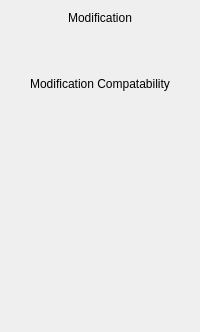
         <widget class="QWidget" name="modTab">
          <attribute name="title">
           <string>Modification</string>
          </attribute>
          <layout class="QVBoxLayout" name="verticalLayout">
           <item>
            <widget class="QLabel" name="modLabel">
             <property name="text">
              <string>Modification</string>
             </property>
             <property name="alignment">
              <set>Qt::AlignCenter</set>
             </property>
            </widget>
           </item>
           <item>
            <layout class="QHBoxLayout" name="_7">
             <item>
              <widget class="QLabel" name="modType">
               <property name="textInteractionFlags">
                <set>Qt::LinksAccessibleByMouse|Qt::TextSelectableByMouse</set>
               </property>
              </widget>
             </item>
             <item>
              <widget class="QLabel" name="modLevel">
               <property name="textInteractionFlags">
                <set>Qt::LinksAccessibleByMouse|Qt::TextSelectableByMouse</set>
               </property>
              </widget>
             </item>
             <item>
              <spacer name="horizontalSpacer">
               <property name="orientation">
                <enum>Qt::Horizontal</enum>
               </property>
               <property name="sizeHint" stdset="0">
                <size>
                 <width>40</width>
                 <height>20</height>
                </size>
               </property>
              </spacer>
             </item>
            </layout>
           </item>
           <item>
            <widget class="QLabel" name="modDesc">
             <property name="textInteractionFlags">
              <set>Qt::LinksAccessibleByMouse|Qt::TextSelectableByMouse</set>
             </property>
            </widget>
           </item>
           <item>
            <widget class="QLabel" name="modCompatLabel">
             <property name="text">
              <string>Modification Compatability</string>
             </property>
             <property name="alignment">
              <set>Qt::AlignCenter</set>
             </property>
            </widget>
           </item>
           <item>
            <layout class="QHBoxLayout" name="_8">
             <item>
              <widget class="QLabel" name="modCompat">
               <property name="textInteractionFlags">
                <set>Qt::LinksAccessibleByMouse|Qt::TextSelectableByMouse</set>
               </property>
              </widget>
             </item>
             <item>
              <widget class="QLabel" name="modSlot">
               <property name="textInteractionFlags">
                <set>Qt::LinksAccessibleByMouse|Qt::TextSelectableByMouse</set>
               </property>
              </widget>
             </item>
             <item>
              <spacer name="horizontalSpacer_2">
               <property name="orientation">
                <enum>Qt::Horizontal</enum>
               </property>
               <property name="sizeHint" stdset="0">
                <size>
                 <width>40</width>
                 <height>20</height>
                </size>
               </property>
              </spacer>
             </item>
            </layout>
           </item>
           <item>
            <spacer>
             <property name="orientation">
              <enum>Qt::Vertical</enum>
             </property>
             <property name="sizeHint" stdset="0">
              <size>
               <width>20</width>
               <height>204</height>
              </size>
             </property>
            </spacer>
           </item>
          </layout>
         </widget>
